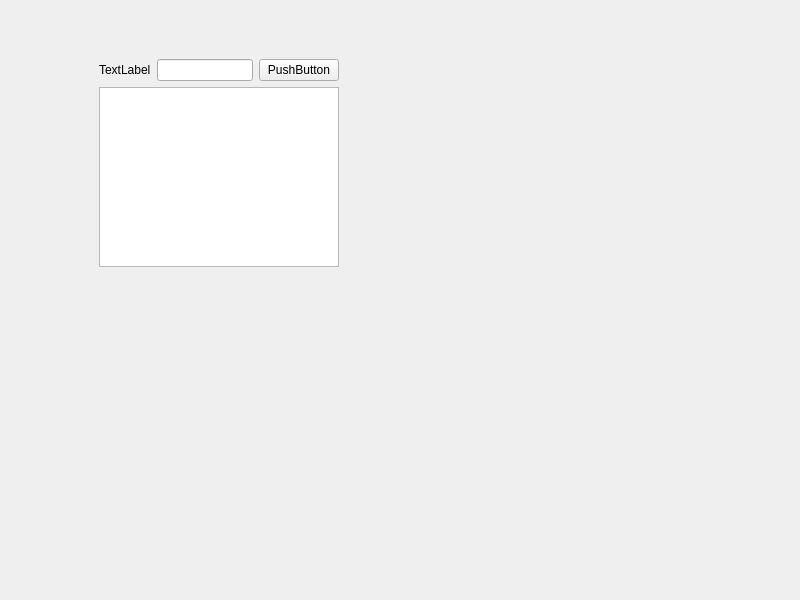
<?xml version="1.0" encoding="UTF-8"?>
<ui version="4.0">
 <class>TextFinder</class>
 <widget class="QWidget" name="TextFinder">
  <property name="geometry">
   <rect>
    <x>0</x>
    <y>0</y>
    <width>800</width>
    <height>600</height>
   </rect>
  </property>
  <property name="windowTitle">
   <string>TextFinder</string>
  </property>
  <widget class="QFrame" name="container">
   <property name="geometry">
    <rect>
     <x>90</x>
     <y>50</y>
     <width>258</width>
     <height>226</height>
    </rect>
   </property>
   <layout class="QVBoxLayout" name="verticalLayout">
    <item>
     <layout class="QHBoxLayout" name="horizontalLayout">
      <item>
       <widget class="QLabel" name="label">
        <property name="text">
         <string>TextLabel</string>
        </property>
       </widget>
      </item>
      <item>
       <widget class="QLineEdit" name="lineEdit"/>
      </item>
      <item>
       <widget class="QPushButton" name="findButton">
        <property name="text">
         <string>PushButton</string>
        </property>
       </widget>
      </item>
     </layout>
    </item>
    <item>
     <widget class="QTextEdit" name="textEdit"/>
    </item>
   </layout>
  </widget>
 </widget>
 <resources/>
 <connections/>
</ui>
